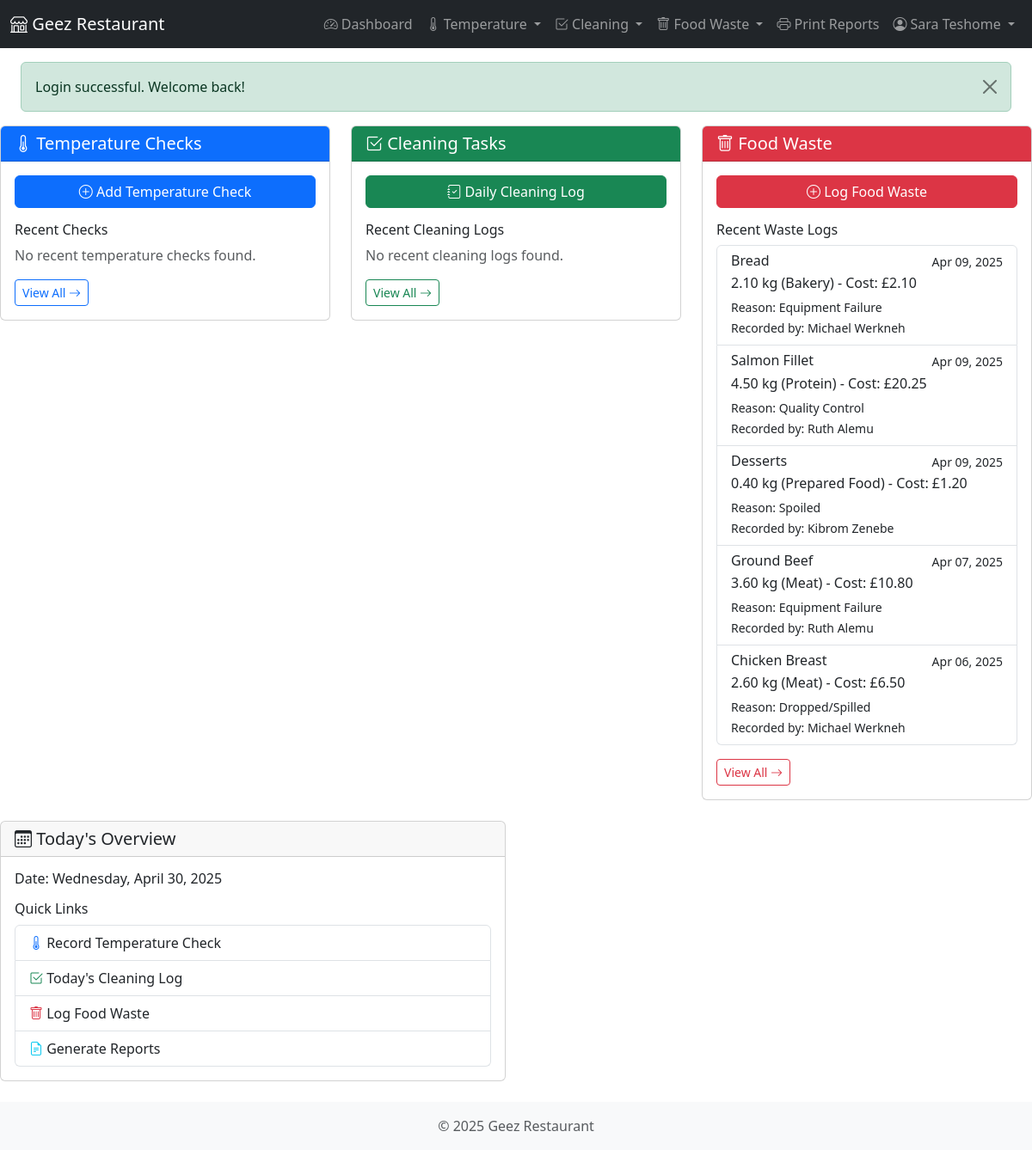
Page /dashboard.php (signed in) on the earlier database version.
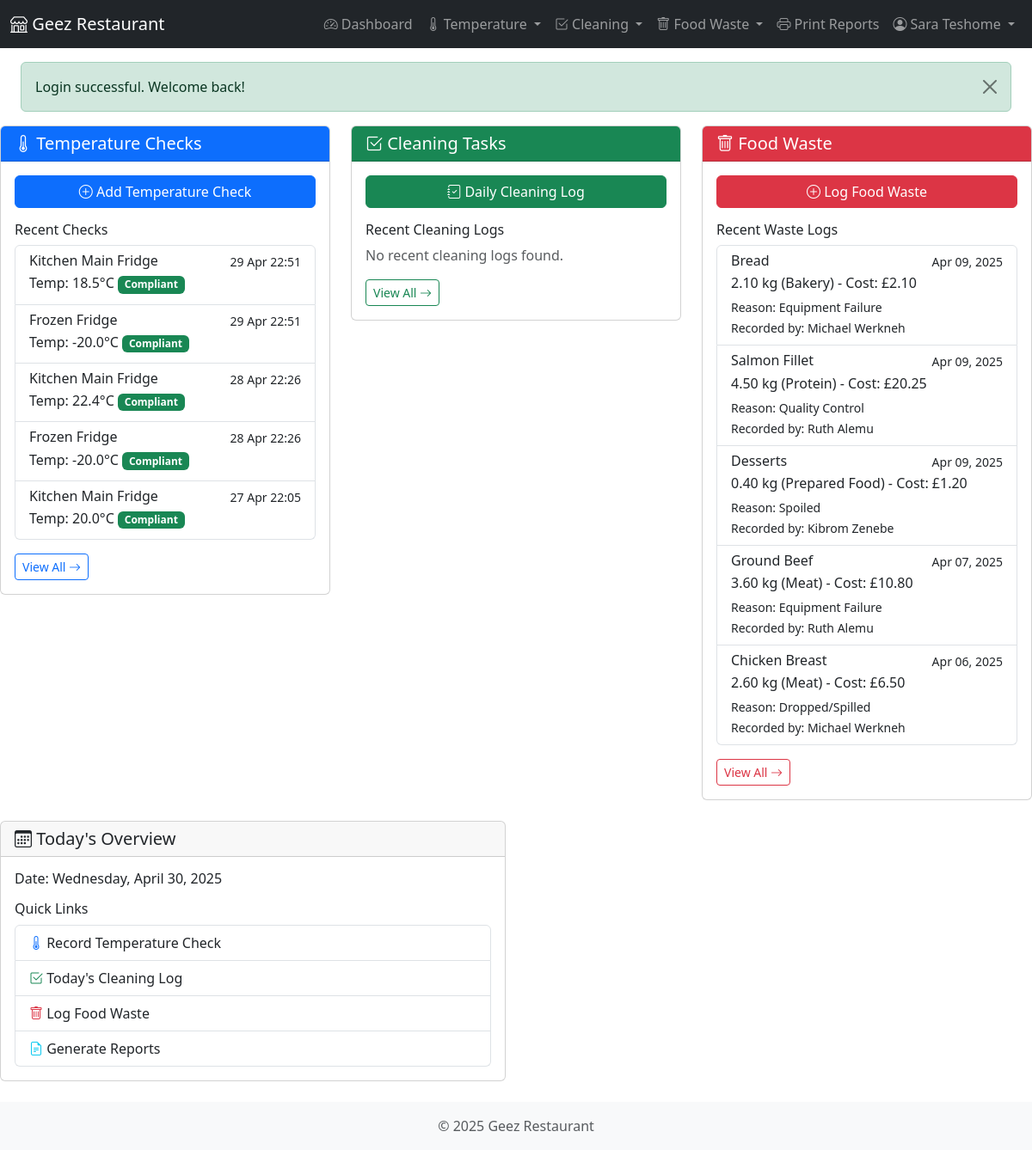
Same page on the later database version.
### tables this page shows
CREATE TABLE `food_waste_log` (
  `waste_id` int(11) NOT NULL,
  `food_item` varchar(100) NOT NULL,
  `waste_type` varchar(50) NOT NULL,
  `reason` varchar(100) NOT NULL,
  `weight_kg` decimal(8,2) NOT NULL,
  `cost` decimal(10,2) NOT NULL,
  `waste_date` date NOT NULL,
  `action_taken` text DEFAULT NULL,
  `notes` text DEFAULT NULL,
  `recorded_by_user_id` int(11) NOT NULL,
  `created_at` datetime NOT NULL,
  `updated_at` datetime DEFAULT NULL
);

CREATE TABLE `users` (
  `user_id` int(11) NOT NULL,
  `username` varchar(50) NOT NULL,
  `password` varchar(255) NOT NULL,
  `full_name` varchar(100) NOT NULL,
  `email` varchar(100) DEFAULT NULL,
  `initials` varchar(10) DEFAULT NULL,
  `role` enum('admin','manager','staff') NOT NULL DEFAULT 'staff',
  `is_active` tinyint(1) NOT NULL DEFAULT 1,
  `last_login` datetime DEFAULT NULL,
  `created_at` datetime NOT NULL,
  `updated_at` datetime DEFAULT NULL
);

CREATE TABLE `temperature_checks` (
  `check_id` int(11) NOT NULL,
  `equipment_id` int(11) NOT NULL,
  `temperature` decimal(5,1) NOT NULL,
  `is_compliant` tinyint(1) NOT NULL,
  `corrective_action` text DEFAULT NULL,
  `check_date` date NOT NULL,
  `check_time` time NOT NULL,
  `checked_by_user_id` int(11) NOT NULL,
  `created_at` datetime NOT NULL,
  `updated_at` datetime DEFAULT NULL
);

CREATE TABLE `equipment` (
  `equipment_id` int(11) NOT NULL,
  `name` varchar(100) NOT NULL,
  `location` varchar(100) NOT NULL,
  `content` varchar(255) DEFAULT NULL COMMENT 'Typical content stored in the equipment',
  `quantity_in_stock` int(11) DEFAULT NULL COMMENT 'Current quantity of items in stock',
  `min_stock_quantity` int(11) DEFAULT NULL COMMENT 'Minimum desired stock quantity',
  `min_temp` decimal(5,1) NOT NULL,
  `max_temp` decimal(5,1) NOT NULL,
  `check_frequency` varchar(50) NOT NULL,
  `is_active` tinyint(1) NOT NULL DEFAULT 1,
  `created_at` datetime NOT NULL,
  `updated_at` datetime DEFAULT NULL
);

### classes/Database.php (called while the page is built, shortened)
<?php
class Database {
    private $host = DB_HOST;
    private $dbname = DB_NAME;
    private $username = DB_USER;
    private $password = DB_PASS;
    private $charset = DB_CHARSET;
    private $options = DB_OPTIONS;
    private $pdo;
    public function __construct() {
        $dsn = "mysql:host={$this->host};dbname={$this->dbname};charset={$this->charset}";
        try {
            $this->pdo = new PDO($dsn, $this->username, $this->password, $this->options);
        } catch (PDOException $e) {
            throw new Exception("Database connection failed: " . $e->getMessage());
        }
    }
    public function query($sql, $params = []) {
        try {
            $stmt = $this->pdo->prepare($sql);
            $stmt->execute($params);
            return $stmt;
        } catch (PDOException $e) {
            throw new Exception("Query failed: " . $e->getMessage());
        }
    }
    public function fetchAll($sql, $params = []) {
        $stmt = $this->query($sql, $params);
        return $stmt->fetchAll();
    }
}

### includes/functions.php (called while the page is built, shortened)
<?php
function formatDate($date, $format = 'Y-m-d') {
    $datetime = new DateTime($date);
    return $datetime->format($format);
}
function formatDateTime($datetime, $format = 'Y-m-d H:i:s') {
    $dt = new DateTime($datetime);
    return $dt->format($format);
}
function formatCurrency($amount, $symbol = '£') {
    return $symbol . number_format((float)$amount, 2);
}

### dashboard.php (the view, shortened to what the rows shown need)
<?php
require_once dirname(__FILE__) . '/config/database.php';
require_once INCLUDE_PATH . '/functions.php';
require_once CLASS_PATH . '/Database.php';
$db = new Database();
$recent_temp_checks = $db->fetchAll(
    "SELECT tc.check_id, tc.temperature, tc.is_compliant, tc.check_date, tc.check_time,
    CONCAT(tc.check_date, ' ', tc.check_time) as check_timestamp,
    e.equipment_id, e.name as equipment_name
    FROM temperature_checks tc
    JOIN equipment e ON tc.equipment_id = e.equipment_id
    ORDER BY tc.check_date DESC, tc.check_time DESC
    LIMIT 5"
);
$recent_waste = $db->fetchAll(
    "SELECT fw.*, u.full_name as recorded_by
     FROM food_waste_log fw
     JOIN users u ON fw.recorded_by_user_id = u.user_id
     ORDER BY fw.waste_date DESC LIMIT 5"
);
require_once INCLUDE_PATH . '/header.php';
?>
<div class="row">
    <div class="col-md-4">
        <div class="card mb-4">
            <div class="card-body">
                <?php if (empty($recent_temp_checks)): ?>
                <p class="text-muted">No recent temperature checks found.</p>
                <?php else: ?>
                <div class="list-group">
                    <?php foreach ($recent_temp_checks as $check): ?>
                    <a href="<?php echo BASE_URL; ?>/modules/temperature/view.php?id=<?php echo $check['check_id']; ?>" class="list-group-item list-group-item-action">
                        <div class="d-flex w-100 justify-content-between">
                            <h6 class="mb-1"><?php echo htmlspecialchars($check['equipment_name']); ?></h6>
                            <small><?php echo formatDateTime($check['check_timestamp'], 'd M H:i'); ?></small>
                        </div>
                        <p class="mb-1">
                            Temp: <?php echo htmlspecialchars($check['temperature']); ?>°C
                            <span class="badge bg-<?php echo isset($check['is_compliant']) && $check['is_compliant'] ? 'success' : 'danger'; ?>">
                                <?php echo isset($check['is_compliant']) && $check['is_compliant'] ? 'Compliant' : 'Non-Compliant'; ?>
                            </span>
                        </p>
                    </a>
                    <?php endforeach; ?>
                </div>
                <?php endif; ?>
            </div>
        </div>
    </div>
    <div class="col-md-4">
        <div class="card mb-4">
            <div class="card-body">
                <?php if (empty($recent_waste)): ?>
                <p class="text-muted">No recent food waste logs found.</p>
                <?php else: ?>
                <div class="list-group">
                    <?php foreach ($recent_waste as $waste): ?>
                    <a href="<?php echo BASE_URL; ?>/modules/waste/view.php?id=<?php echo $waste['waste_id']; ?>" class="list-group-item list-group-item-action">
                        <div class="d-flex w-100 justify-content-between">
                            <h6 class="mb-1"><?php echo htmlspecialchars($waste['food_item']); ?></h6>
                            <small><?php echo formatDate($waste['waste_date'] ?? '', 'M d, Y'); ?></small>
                        </div>
                        <p class="mb-1">
                            <?php echo htmlspecialchars($waste['weight_kg']); ?> kg
                            (<?php echo htmlspecialchars($waste['waste_type']); ?>) -
                            Cost: <?php echo formatCurrency($waste['cost']); ?>
                        </p>
                        <small>
                            <?php if (!empty($waste['reason'])): ?>
                                Reason: <?php echo htmlspecialchars($waste['reason']); ?><br>
                            <?php endif; ?>
                            Recorded by: <?php echo htmlspecialchars($waste['recorded_by']); ?>
                        </small>
                    </a>
                    <?php endforeach; ?>
                </div>
                <?php endif; ?>
            </div>
        </div>
    </div>
</div>
<?php
require_once INCLUDE_PATH . '/footer.php';
?>

Differences in the rows shown:
added temperature_checks: equipment.name "Kitchen Main Fridge", check_timestamp "29 Apr 22:51", temperature "18.5", is_compliant "Compliant"
added temperature_checks: equipment.name "Frozen Fridge", check_timestamp "29 Apr 22:51", temperature "-20.0", is_compliant "Compliant"
added temperature_checks: equipment.name "Kitchen Main Fridge", check_timestamp "28 Apr 22:26", temperature "22.4", is_compliant "Compliant"
added temperature_checks: equipment.name "Frozen Fridge", check_timestamp "28 Apr 22:26", temperature "-20.0", is_compliant "Compliant"
added temperature_checks: equipment.name "Kitchen Main Fridge", check_timestamp "27 Apr 22:05", temperature "20.0", is_compliant "Compliant"
Other differences:
text no longer shown: "No recent temperature checks found."
